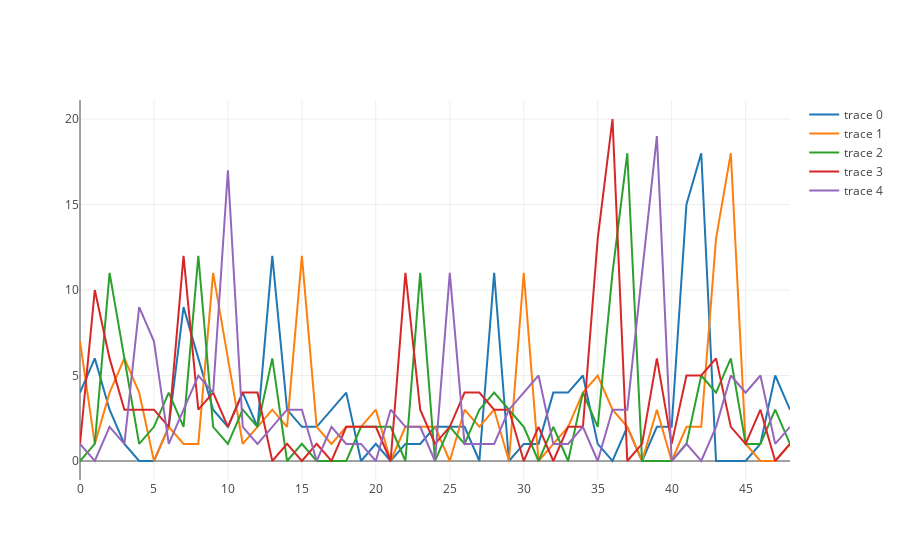

Notebook code cell kept with this figure:
### Code cell
data3 = generate_signal(data2, 50, 5, 0, 1, 0, 1)
iplot([{"x": np.arange(data3.shape[1]-1), "y": data3[0,:]},
      {"x": np.arange(data3.shape[1]-1), "y": data3[1,:]},
      {"x": np.arange(data3.shape[1]-1), "y": data3[2,:]},
      {"x": np.arange(data3.shape[1]-1), "y": data3[3,:]},
      {"x": np.arange(data3.shape[1]-1), "y": data3[4,:]}])

### Figure 1 — Plotly figure (JSON) as saved in the notebook; plotly's stock layout.template omitted (floating-point values rounded to 4 significant figures)
{"data": [{"x": [0, 1, 2, 3, 4, 5, 6, 7, 8, 9, 10, 11, 12, 13, 14, 15, 16, 17, 18, 19, 20, 21, 22, 23, 24, 25, 26, 27, 28, 29, 30, 31, 32, 33, 34, 35, 36, 37, 38, 39, 40, 41, 42, 43, 44, 45, 46, 47, 48], "y": [4, 6, 3, 1, 0, 0, 2, 9, 6, 3, 2, 4, 2, 12, 3, 2, 2, 3, 4, 0, 1, 0, 1, 1, 2, 2, 2, 0, 11, 0, 1, 1, 4, 4, 5, 1, 0, 2, 0, 2, 2, 15, 18, 0, 0, 0, 1, 5, 3, 6]}, {"x": [0, 1, 2, 3, 4, 5, 6, 7, 8, 9, 10, 11, 12, 13, 14, 15, 16, 17, 18, 19, 20, 21, 22, 23, 24, 25, 26, 27, 28, 29, 30, 31, 32, 33, 34, 35, 36, 37, 38, 39, 40, 41, 42, 43, 44, 45, 46, 47, 48], "y": [7, 1, 4, 6, 4, 0, 2, 1, 1, 11, 6, 1, 2, 3, 2, 12, 2, 1, 2, 2, 3, 0, 2, 2, 2, 0, 3, 2, 3, 0, 11, 0, 1, 2, 4, 5, 3, 2, 0, 3, 0, 2, 2, 13, 18, 1, 0, 0, 1, 7]}, {"x": [0, 1, 2, 3, 4, 5, 6, 7, 8, 9, 10, 11, 12, 13, 14, 15, 16, 17, 18, 19, 20, 21, 22, 23, 24, 25, 26, 27, 28, 29, 30, 31, 32, 33, 34, 35, 36, 37, 38, 39, 40, 41, 42, 43, 44, 45, 46, 47, 48], "y": [0, 1, 11, 6, 1, 2, 4, 2, 12, 2, 1, 3, 2, 6, 0, 1, 0, 0, 0, 2, 2, 2, 0, 11, 0, 2, 1, 3, 4, 3, 2, 0, 2, 0, 4, 2, 11, 18, 0, 0, 0, 1, 5, 4, 6, 1, 1, 3, 1, 1]}, {"x": [0, 1, 2, 3, 4, 5, 6, 7, 8, 9, 10, 11, 12, 13, 14, 15, 16, 17, 18, 19, 20, 21, 22, 23, 24, 25, 26, 27, 28, 29, 30, 31, 32, 33, 34, 35, 36, 37, 38, 39, 40, 41, 42, 43, 44, 45, 46, 47, 48], "y": [1, 10, 6, 3, 3, 3, 2, 12, 3, 4, 2, 4, 4, 0, 1, 0, 1, 0, 2, 2, 2, 0, 11, 3, 1, 2, 4, 4, 3, 3, 0, 2, 0, 2, 2, 13, 20, 0, 1, 6, 1, 5, 5, 6, 2, 1, 3, 0, 1, 2]}, {"x": [0, 1, 2, 3, 4, 5, 6, 7, 8, 9, 10, 11, 12, 13, 14, 15, 16, 17, 18, 19, 20, 21, 22, 23, 24, 25, 26, 27, 28, 29, 30, 31, 32, 33, 34, 35, 36, 37, 38, 39, 40, 41, 42, 43, 44, 45, 46, 47, 48], "y": [1, 0, 2, 1, 9, 7, 1, 3, 5, 4, 17, 2, 1, 2, 3, 3, 0, 2, 1, 1, 0, 3, 2, 2, 0, 11, 1, 1, 1, 3, 4, 5, 1, 1, 2, 0, 3, 3, 11, 19, 0, 1, 0, 2, 5, 4, 5, 1, 2, 3]}], "layout": {}}
